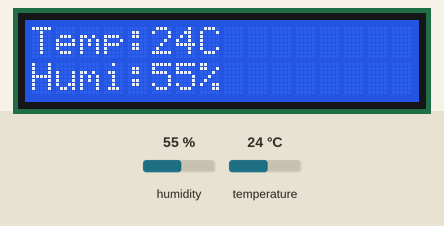
This sketch was run on a simulated Arduino Uno, built for the host (arithmetic inside an expression is 32-bit, double 64-bit). Parts: 16×2 character LCD. The inputs (shaded band) are chosen by the test bench; at power-on: humidity 55 %, temperature 24 °C. WiFi joins after 1.5 s; servers stay silent unless stated.

Above: at 7.5 s.
7.6 s: humidity set to 22 %
At 9.6 s:
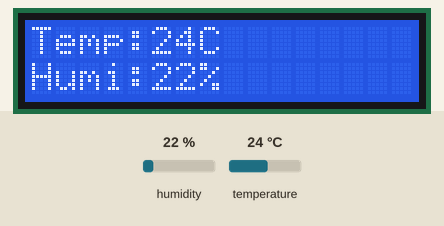
10.4 s: temperature set to 12 °C
At 12.1 s:
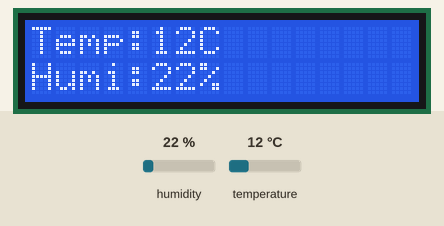
12.4 s: humidity set to 40 %
At 13.6 s:
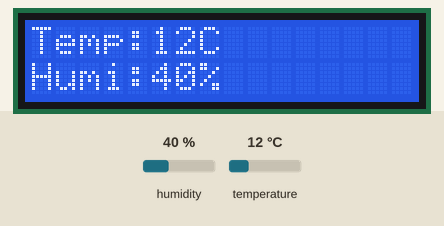
14.4 s: temperature set to 19 °C
At 16.1 s:
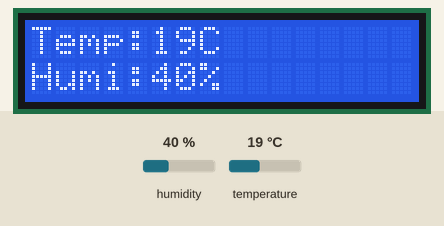
Timing chart, 0 to 17.5 s (numbered marks = the images above; inputs shaded):
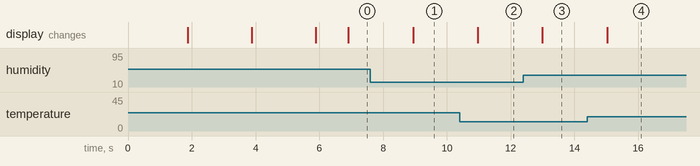

Measured:
- after the input at 7.6 s, the display: changes after 1.3 s (image 1)
- after the input at 10.4 s, the display: changes after 0.57 s (image 2)
- after the input at 12.4 s, the display: changes after 0.60 s (image 3)
- after the input at 14.4 s, the display: changes after 0.63 s (image 4)

The sketch:

SUHU.ino
```cpp
#define BLYNK_TEMPLATE_ID "TMPL67YCCcqz3"
#define BLYNK_TEMPLATE_NAME "Monitoring DHT11"
#define BLYNK_AUTH_TOKEN "ulWlI5_rjjRtkFAGyBBpoG1tJ6KYGaKM"
#define BLYNK_PRINT Serial
#include <ESP8266_Lib.h>
#include <BlynkSimpleShieldEsp8266.h>
#include <SoftwareSerial.h>
#include <LiquidCrystal.h>
LiquidCrystal Lcd(2,3,4,5,6,7);
#include "DHT.h"
#define DHTPIN 10
#define DHTTYPE DHT11

DHT dht(DHTPIN, DHTTYPE);
char auth[] = BLYNK_AUTH_TOKEN;
// Sesuaikan dengan ssid dan password hotspot anda
char ssid[] = "RV-A2";
char pass[] = "monde555";
SoftwareSerial EspSerial(8, 9); // RX, TX
#define ESP8266_BAUD 9600
ESP8266 wifi(&EspSerial);
int humi, temp;
void setup(){
  Lcd.begin(16,2);
  Lcd.print("Tes Koneksi WiFi");
  Lcd.setCursor(0,1);
  Lcd.print("Tunggu...");
  Serial.begin(9600);
  EspSerial.begin(9600);
  delay(10);
  Blynk.begin(auth, wifi, ssid, pass);
  Lcd.print("OK! ");
  delay(2000);
  Lcd.clear();
  Lcd.print("Monitoring Suhu");
  Lcd.setCursor(0,1);
  Lcd.print("dan Kelembaban");
  delay(2000);
  dht.begin();
  Lcd.clear();
}
void sendData(){
  humi = dht.readHumidity();
  temp = dht.readTemperature();
  if (isnan(humi) || isnan(temp)) {
    Serial.println("DHT11 tidak terbaca... !");
    return;
  }
  else{
    Lcd.setCursor(0,0);
    Lcd.print("Temp:");
    Lcd.print(temp);
    Lcd.print("C");
    Lcd.setCursor(0,1);
    Lcd.print("Humi:");
    Lcd.print(humi);
    Lcd.print("%");
    Blynk.virtualWrite(0, temp);
    Blynk.virtualWrite(1, humi);
  }
}
void loop(){
  Blynk.run();
  delay(1000);
  sendData();
}
```
